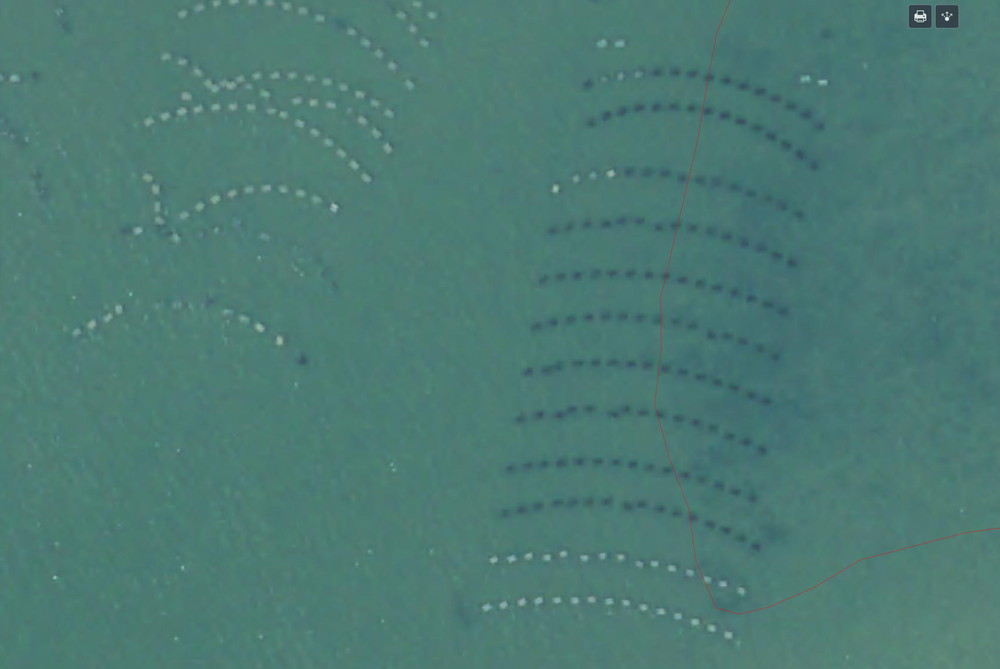
#> input picture ImageProcessing/cages.png, 1000 x 669 px, shrunk from 2794 x 1868 before the run, found by its file name
$ python cages2.py
#> lines starting #> are read from the running program, lines starting #| are printed output that depends on the picture; after the words box and inside, x2 and y2 are one past the last pixel; in counts of white or black regions, pixels touching at a corner belong together
import numpy as np
import cv2 as cv

img = cv.imread("/Users/arhan.sheth/Documents/Codes/DX/Basics/dx_opencvInitial/ImageProcessing/cages.png")
#> img is the input picture: shape (669, 1000, 3); mean B, G, R 115.7, 122.6, 76.1
assert img is not None, "file could not be read, check with os.path.exists()"
ogImage = img.copy()
imgray = cv.cvtColor(img, cv.COLOR_BGR2GRAY)
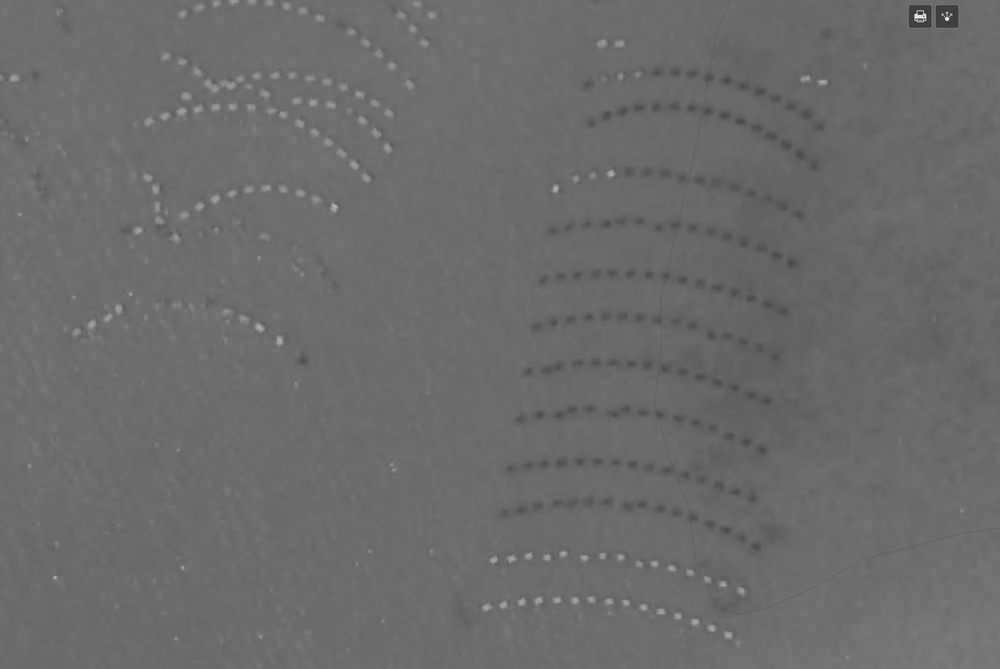
#> imgray: shape (669, 1000); min 45, max 250, mean 107.9
ret, thresh = cv.threshold(imgray, 140, 255, 0)
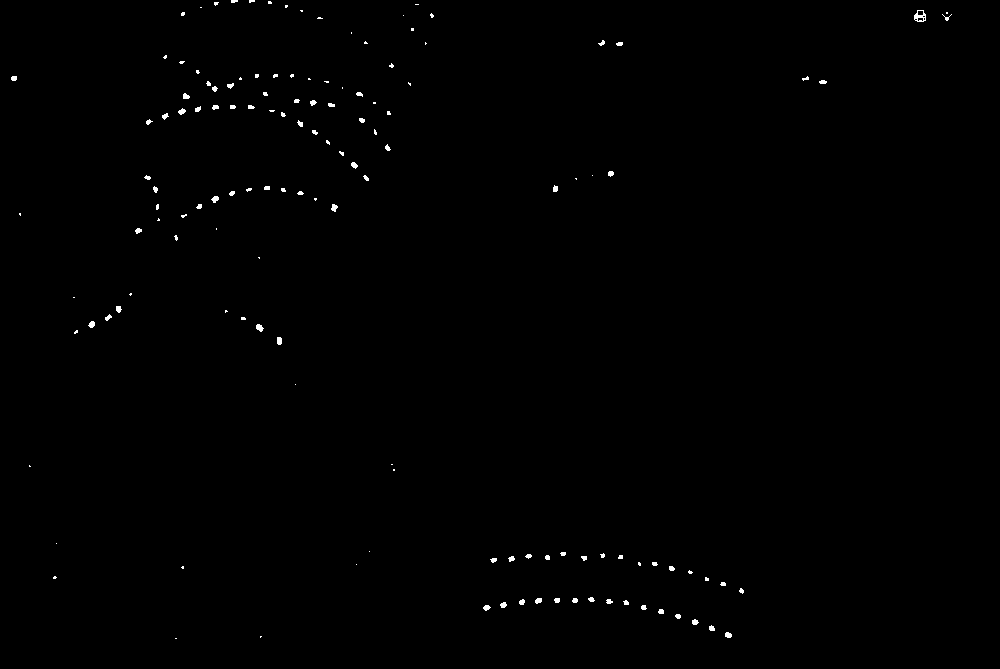
#> thresh: shape (669, 1000); 0.37% white; 139 white regions (72 under 20 px), largest, box (x1, y1, x2, y2) and area: (914, 10, 926, 22) 81, (256, 324, 264, 332) 42, (211, 196, 219, 203) 37
ret2, thresh2 = cv.threshold(imgray, 140, 255, cv.THRESH_BINARY_INV + cv.THRESH_OTSU)
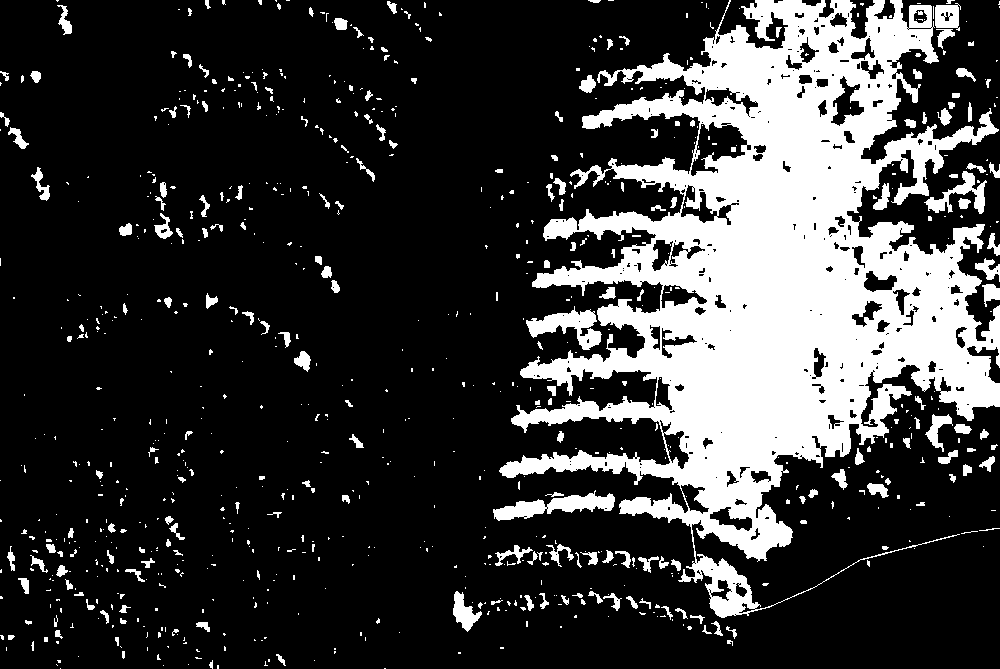
#> thresh2: shape (669, 1000); 22.5% white; 816 white regions (599 under 20 px)
#> ret2 = 105
contours, hierarchy = cv.findContours(thresh, cv.RETR_TREE, cv.CHAIN_APPROX_SIMPLE)
#> contours = 144 contours, 127 with area under 20; largest, box (x1, y1, x2, y2) and area: (914, 10, 926, 22) 100, (256, 324, 264, 332) 32, (917, 10, 924, 16) 28, (211, 196, 219, 203) 27, (277, 337, 282, 345) 26
contours2, hierarchy2 = cv.findContours(thresh2, cv.RETR_TREE, cv.CHAIN_APPROX_SIMPLE)
#> contours2 = 1138 contours, 884 with area under 20; largest, box (x1, y1, x2, y2) and area: (499, 0, 1000, 618) 137799, (690, 121, 748, 177) 1691, (493, 490, 615, 521) 1471, (526, 306, 602, 350) 1304, (830, 75, 865, 127) 790

cv.drawContours(img, contours, -1, (0, 255, 0), 2)
cv.drawContours(img, contours2, -1, (0, 255, 0), 2)
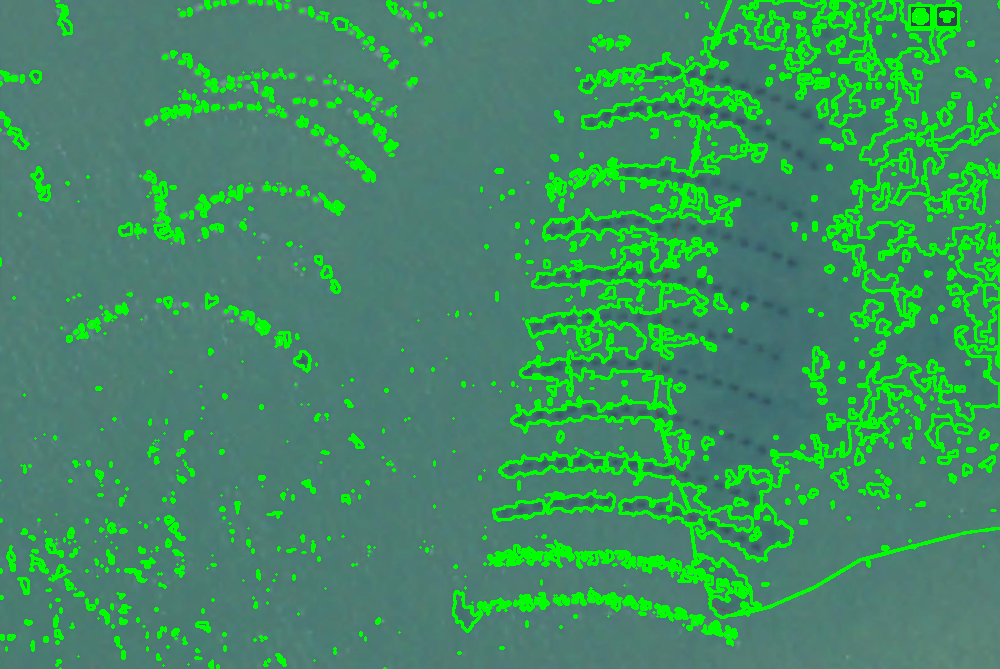
#> img: shape (669, 1000, 3); mean B, G, R 100.4, 140.2, 66.1

cv.imshow("Result", img)
cv.imshow("Original Image", ogImage)
cv.waitKey(0)
cv.destroyAllWindows()
